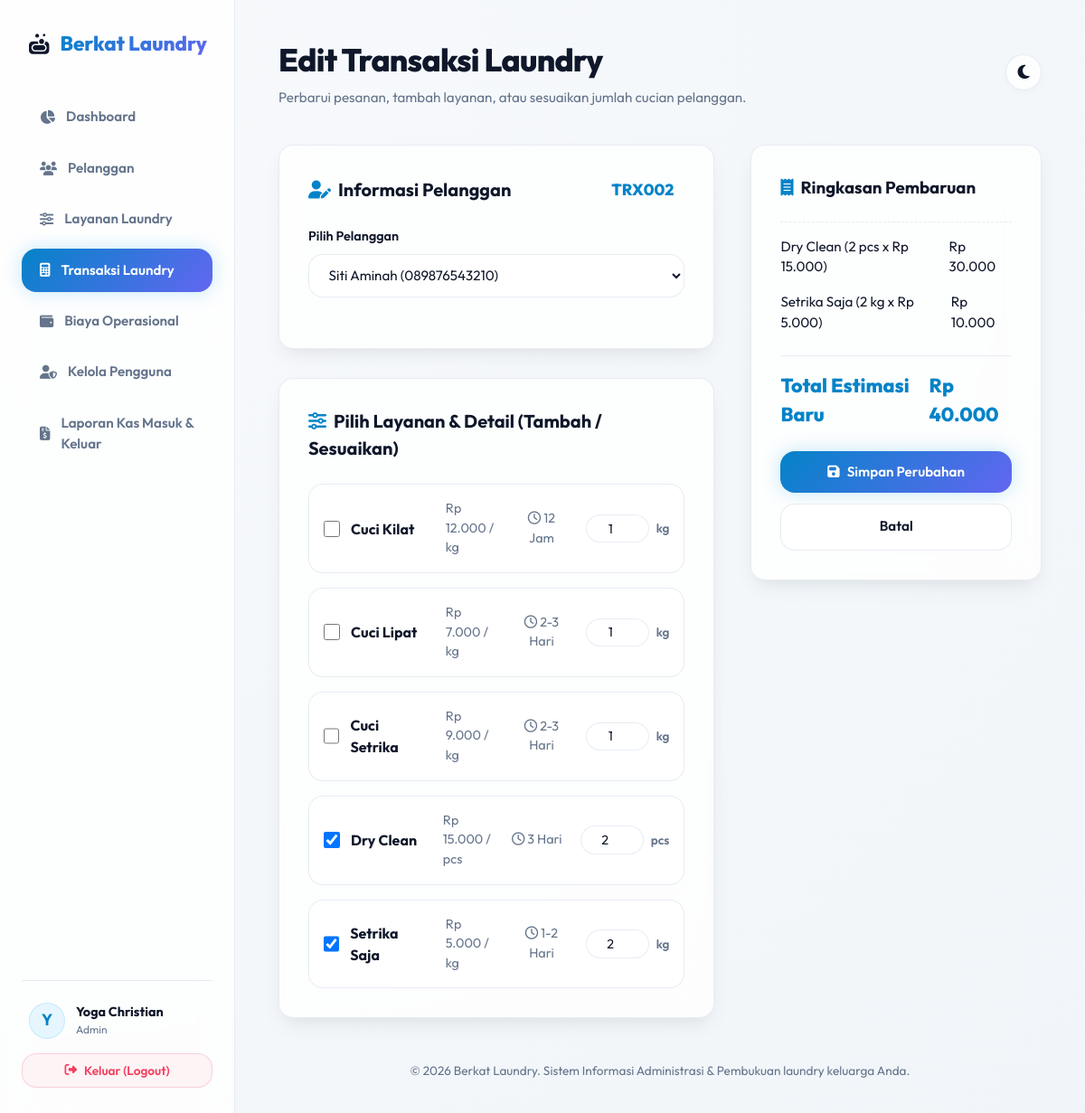
Screenshot of /transaksi-edit.php?id=2 (signed in) with the database file from the repository.
### tables this page shows
CREATE TABLE IF NOT EXISTS `transaksi` (
    `id` INT AUTO_INCREMENT PRIMARY KEY,
    `kode_transaksi` VARCHAR(20) UNIQUE NOT NULL,
    `id_pelanggan` INT NOT NULL,
    `id_user` INT NOT NULL,
    `tgl_masuk` DATETIME NOT NULL,
    `tgl_selesai` DATETIME DEFAULT NULL,
    `total_bayar` INT DEFAULT 0,
    `status_pembayaran` ENUM('belum_bayar', 'lunas') DEFAULT 'belum_bayar',
    `status_pengambilan` ENUM('belum_diambil', 'diambil') DEFAULT 'belum_diambil',
    `status_proses` ENUM('received', 'washing', 'drying', 'ironing', 'ready', 'completed') DEFAULT 'received',
    CONSTRAINT `fk_transaksi_pelanggan` FOREIGN KEY (`id_pelanggan`) REFERENCES `pelanggan` (`id`) ON UPDATE CASCADE,
    CONSTRAINT `fk_transaksi_users` FOREIGN KEY (`id_user`) REFERENCES `users` (`id`) ON UPDATE CASCADE
);

CREATE TABLE IF NOT EXISTS `pelanggan` (
    `id` INT AUTO_INCREMENT PRIMARY KEY,
    `nama` VARCHAR(100) NOT NULL,
    `alamat` TEXT NOT NULL,
    `telepon` VARCHAR(15) NOT NULL
);

CREATE TABLE IF NOT EXISTS `layanan` (
    `id` INT AUTO_INCREMENT PRIMARY KEY,
    `nama_layanan` VARCHAR(100) NOT NULL,
    `harga` INT NOT NULL,
    `tipe_hitung` VARCHAR(20) NOT NULL,  
    `estimasi` VARCHAR(50) NOT NULL,  
    `status` ENUM('aktif', 'nonaktif') DEFAULT 'aktif'
);

CREATE TABLE IF NOT EXISTS `detail_transaksi` (
    `id` INT AUTO_INCREMENT PRIMARY KEY,
    `id_transaksi` INT NOT NULL,
    `id_layanan` INT NOT NULL,
    `jumlah` DECIMAL(10,2) NOT NULL,  
    `subtotal` INT NOT NULL,
    CONSTRAINT `fk_detail_transaksi_transaksi` FOREIGN KEY (`id_transaksi`) REFERENCES `transaksi` (`id`) ON DELETE CASCADE ON UPDATE CASCADE,
    CONSTRAINT `fk_detail_transaksi_layanan` FOREIGN KEY (`id_layanan`) REFERENCES `layanan` (`id`) ON UPDATE CASCADE
);

### transaksi-edit.php (the view, shortened to what this page needs)
<?php
require_once 'config/database.php';
require_once 'includes/header.php';
$id = intval($_GET['id'] ?? 0);
try {
    $stmt = $pdo->prepare("SELECT * FROM transaksi WHERE id = ?");
    $stmt->execute([$id]);
    $transaction = $stmt->fetch();
    $stmt = $pdo->prepare("SELECT * FROM detail_transaksi WHERE id_transaksi = ?");
    $stmt->execute([$id]);
    $details = $stmt->fetchAll();
    $details_map = [];
    foreach ($details as $d) {
        $details_map[$d['id_layanan']] = $d;
    }
} catch (PDOException $e) {
    $error = 'Terjadi kesalahan database: ' . $e->getMessage();
}
try {
    $stmt = $pdo->query("SELECT * FROM pelanggan ORDER BY nama ASC");
    $customers = $stmt->fetchAll();
    $s_stmt = $pdo->prepare("
        SELECT * FROM layanan
        WHERE status = 'aktif'
           OR id IN (SELECT id_layanan FROM detail_transaksi WHERE id_transaksi = ?)
        ORDER BY status ASC, nama_layanan ASC
    ");
    $s_stmt->execute([$id]);
    $services = $s_stmt->fetchAll();
} catch (PDOException $e) {
    $error = 'Gagal memuat data formulir: ' . $e->getMessage();
    $customers = [];
    $services = [];
}
?>
<form action="transaksi-edit.php?id=<?php echo $id; ?>" method="POST" id="transaction-form">
    <div class="transaction-grid">
        <div style="display: flex; flex-direction: column; gap: 2rem;">
            <div class="glass-panel" style="padding: 2rem;">
                <div style="display: flex; justify-content: space-between; align-items: center; margin-bottom: 1.5rem;">
                    <h3 style="font-size: 1.25rem; font-weight: 700; margin: 0;">
                        <i class="fa-solid fa-user-edit" style="color:var(--primary); margin-right: 0.5rem;"></i>Informasi Pelanggan
                    </h3>
                    <span style="font-weight: 800; color: var(--primary); font-size: 1.1rem; background: var(--bg-hover); padding: 0.25rem 0.75rem; border-radius: var(--radius-sm);">
                        <?php echo htmlspecialchars($transaction['kode_transaksi']); ?>
                    </span>
                </div>
                <div class="form-group">
                    <label for="id_pelanggan">Pilih Pelanggan</label>
                    <select name="id_pelanggan" id="id_pelanggan" class="form-control" required>
                        <?php foreach ($customers as $c): ?>
                            <option value="<?php echo $c['id']; ?>" <?php echo $c['id'] == $transaction['id_pelanggan'] ? 'selected' : ''; ?>>
                                <?php echo htmlspecialchars($c['nama']); ?> (<?php echo htmlspecialchars($c['telepon']); ?>)
                            </option>
                        <?php endforeach; ?>
                    </select>
                </div>
            </div>
            <div class="glass-panel" style="padding: 2rem;">
                <h3 style="font-size: 1.25rem; font-weight: 700; margin-bottom: 1.5rem;">
                    <i class="fa-solid fa-sliders" style="color:var(--primary); margin-right: 0.5rem;"></i>Pilih Layanan & Detail (Tambah / Sesuaikan)
                </h3>
                <div class="service-selection-list">
                    <?php if (count($services) === 0): ?>
                        <p style="color: var(--text-muted); text-align: center; padding: 1rem;">Tidak ada layanan laundry aktif yang tersedia.</p>
                    <?php else: ?>
                        <?php foreach ($services as $s): ?>
                            <?php
                            $is_checked = isset($details_map[$s['id']]);
                            $qty_value = $is_checked ? floatval($details_map[$s['id']]['jumlah']) : 1;
                            $disabled_attr = $is_checked ? '' : 'disabled';
                            ?>
                            <div class="service-item-row">
                                <div style="display: flex; align-items: center; gap: 0.75rem;">
                                    <input type="checkbox" name="services[]" value="<?php echo $s['id']; ?>"
                                           class="service-check-input" id="service-<?php echo $s['id']; ?>"
                                           data-price="<?php echo $s['harga']; ?>"
                                           data-name="<?php echo htmlspecialchars($s['nama_layanan']); ?>"
                                           data-unit="<?php echo htmlspecialchars($s['tipe_hitung']); ?>"
                                           style="width: 18px; height: 18px; cursor: pointer;"
                                           <?php echo $is_checked ? 'checked' : ''; ?>>
                                    <label for="service-<?php echo $s['id']; ?>" style="cursor: pointer; font-weight: 700; margin-bottom: 0;">
                                        <?php echo htmlspecialchars($s['nama_layanan']); ?>
                                    </label>
                                </div>
                                <div style="color: var(--text-muted); font-size: 0.9rem;">
                                    Rp <?php echo number_format($s['harga'], 0, ',', '.'); ?> / <?php echo htmlspecialchars($s['tipe_hitung']); ?>
                                </div>
                                <div style="color: var(--text-muted); font-size: 0.9rem; text-align: center;">
                                    <i class="fa-regular fa-clock"></i> <?php echo htmlspecialchars($s['estimasi']); ?>
                                </div>
                                <div style="display: flex; align-items: center; gap: 0.5rem; justify-content: flex-end;">
                                    <input type="number" name="qty[<?php echo $s['id']; ?>]" value="<?php echo $qty_value; ?>" min="0.1" step="0.1"
                                           class="form-control service-qty-input" style="width: 70px; padding: 0.35rem; font-size: 0.9rem; text-align: center;"
                                           <?php echo $disabled_attr; ?>>
                                    <span style="font-weight: 600; font-size: 0.85rem; color: var(--text-muted);"><?php echo htmlspecialchars($s['tipe_hitung']); ?></span>
                                </div>
                            </div>
                        <?php endforeach; ?>
                    <?php endif; ?>
                </div>
            </div>
        </div>
        <div>
            <div class="glass-panel order-summary-card">
                <h3 class="summary-title"><i class="fa-solid fa-receipt" style="color:var(--primary); margin-right:0.5rem;"></i>Ringkasan Pembaruan</h3>
                <div class="order-summary-list" id="summary-items-list">
                </div>
                <div class="order-summary-item total" style="margin-top: 1.5rem;">
                    <span class="label">Total Estimasi Baru</span>
                    <span class="val" id="summary-total-price">Rp 0</span>
                </div>
                <div style="display: flex; flex-direction: column; gap: 0.75rem; margin-top: 1.5rem;">
                    <button type="submit" class="btn btn-primary" style="width: 100%; justify-content: center; padding: 0.85rem;">
                        <i class="fa-solid fa-floppy-disk"></i> Simpan Perubahan
                    </button>
                    <a href="transaksi.php" class="btn btn-secondary" style="width: 100%; justify-content: center; padding: 0.85rem;">
                        Batal
                    </a>
                </div>
            </div>
        </div>
    </div>
</form>
<?php
require_once 'includes/footer.php';
?>

### assets/css/style.css (style rules this page uses)
:root { --primary-hue: 201; --primary-sat: 96%; --primary-light: 40%; --primary: hsl(var(--primary-hue), var(--primary-sat), var(--primary-light)); --primary-hover: hsl(var(--primary-hue), var(--primary-sat), calc(var(--primary-light) - 8%)); --primary-soft: hsl(var(--primary-hue), var(--primary-sat), 95%); --secondary: #6366f1; --secondary-hover: #4f46e5; --accent: #f43f5e; --success: #10b981; --warning: #f59e0b; --info: #0ea5e9; --bg-app: radial-gradient(circle at top left, #f8fafc, #f1f5f9); --bg-card: rgba(255, 255, 255, 0.8); --bg-card-hover: rgba(255, 255, 255, 0.95); --border-color: rgba(226, 232, 240, 0.8); --text-main: #0f172a; --text-muted: #64748b; --text-inverse: #ffffff; --shadow-sm: 0 2px 8px -2px rgba(15, 23, 42, 0.05); --shadow-md: 0 10px 25px -5px rgba(15, 23, 42, 0.08), 0 8px 16px -6px rgba(15, 23, 42, 0.04); --shadow-lg: 0 20px 40px -15px rgba(15, 23, 42, 0.12); --shadow-glow: 0 0 20px 0 rgba(14, 165, 233, 0.25); --radius-sm: 8px; --radius-md: 16px; --radius-lg: 24px; --radius-full: 9999px; --blur: blur(16px); --transition-fast: 0.2s cubic-bezier(0.4, 0, 0.2, 1); --transition-normal: 0.3s cubic-bezier(0.4, 0, 0.2, 1); }
* { box-sizing: border-box; margin: 0; padding: 0; }
body { font-family: 'Outfit', -apple-system, BlinkMacSystemFont, "Segoe UI", Roboto, sans-serif; background: var(--bg-app); color: var(--text-main); min-height: 100vh; line-height: 1.5; transition: background var(--transition-normal), color var(--transition-normal); overflow-x: hidden; }
.glass-panel { background: var(--bg-card); backdrop-filter: var(--blur); -webkit-backdrop-filter: var(--blur); border: 1px solid var(--border-color); border-radius: var(--radius-md); box-shadow: var(--shadow-md); transition: transform var(--transition-fast), box-shadow var(--transition-fast), background var(--transition-normal), border var(--transition-normal); }
.form-group { margin-bottom: 1.5rem; }
.form-group label { display: block; font-weight: 600; font-size: 0.9rem; margin-bottom: 0.5rem; }
.form-control { width: 100%; padding: 0.8rem 1.1rem; font-family: inherit; font-size: 0.95rem; color: var(--text-main); background: var(--bg-card); border: 1px solid var(--border-color); border-radius: var(--radius-md); outline: none; transition: all var(--transition-fast); }
select.form-control { cursor: pointer; }
.btn { display: inline-flex; align-items: center; gap: 0.5rem; padding: 0.75rem 1.5rem; font-size: 0.95rem; font-weight: 600; border-radius: var(--radius-md); cursor: pointer; transition: all var(--transition-fast); border: none; text-decoration: none; font-family: inherit; }
.btn-primary { background: linear-gradient(135deg, var(--primary), var(--secondary)); color: #fff; box-shadow: var(--shadow-glow); }
.btn-secondary { background: var(--bg-card); border: 1px solid var(--border-color); color: var(--text-main); }
.transaction-grid { display: grid; grid-template-columns: 1.2fr 0.8fr; gap: 2.5rem; }
.service-selection-list { display: flex; flex-direction: column; gap: 1rem; }
.service-item-row { display: grid; grid-template-columns: 2fr 1fr 1fr 1fr; gap: 1.25rem; align-items: center; padding: 1rem; border: 1px solid var(--border-color); border-radius: var(--radius-md); background: var(--bg-card); }
.order-summary-card { position: sticky; top: 2.5rem; padding: 2rem; }
.order-summary-list { display: flex; flex-direction: column; gap: 1rem; margin: 1.5rem 0; border-top: 1px dashed var(--border-color); padding-top: 1rem; }
.order-summary-item { display: flex; justify-content: space-between; font-size: 0.95rem; }
.order-summary-item.total { font-size: 1.35rem; font-weight: 800; border-top: 1px solid var(--border-color); padding-top: 1rem; color: var(--primary); }

### rows the page displays
transaksi: kode_transaksi "TRX002", id_pelanggan "Siti Aminah (089876543210)"
layanan: nama_layanan "Cuci Kilat", harga "12.000", tipe_hitung "kg", estimasi "12 Jam", id "1"
layanan: nama_layanan "Cuci Lipat", harga "7.000", tipe_hitung "kg", estimasi "2-3 Hari", id "1"
layanan: nama_layanan "Cuci Setrika", harga "9.000", tipe_hitung "kg", estimasi "2-3 Hari", id "1"
layanan: id "☑", nama_layanan "Dry Clean", harga "15.000", tipe_hitung "pcs", estimasi "3 Hari", id.jumlah "2"
layanan: id "☑", nama_layanan "Setrika Saja", harga "5.000", tipe_hitung "kg", estimasi "1-2 Hari", id "2"

### other values shown
substr($user_name, 0, 1) "Y"
$user_name "Yoga Christian"
$user_role "Admin"
$page_title "Edit Transaksi Laundry"
$page_subtitle "Perbarui pesanan, tambah layanan, atau sesuaikan jumlah cucian pelanggan."
